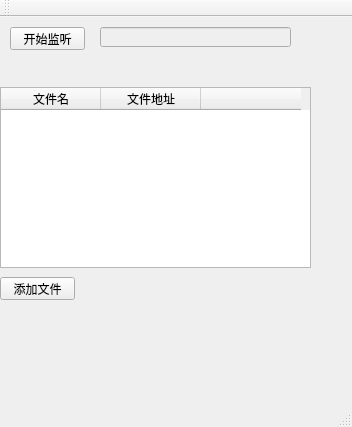
<?xml version="1.0" encoding="UTF-8"?>
<ui version="4.0">
 <class>MainWindow</class>
 <widget class="QMainWindow" name="MainWindow">
  <property name="geometry">
   <rect>
    <x>0</x>
    <y>0</y>
    <width>352</width>
    <height>427</height>
   </rect>
  </property>
  <property name="windowTitle">
   <string>MainWindow</string>
  </property>
  <widget class="QWidget" name="centralWidget">
   <widget class="QPushButton" name="BtnStartListen">
    <property name="geometry">
     <rect>
      <x>10</x>
      <y>10</y>
      <width>75</width>
      <height>23</height>
     </rect>
    </property>
    <property name="text">
     <string>开始监听</string>
    </property>
   </widget>
   <widget class="QTableWidget" name="TabelFileList">
    <property name="geometry">
     <rect>
      <x>0</x>
      <y>70</y>
      <width>311</width>
      <height>181</height>
     </rect>
    </property>
    <column>
     <property name="text">
      <string>文件名</string>
     </property>
    </column>
    <column>
     <property name="text">
      <string>文件地址</string>
     </property>
     <property name="font">
      <font>
       <pointsize>9</pointsize>
      </font>
     </property>
    </column>
    <column>
     <property name="text">
      <string/>
     </property>
    </column>
   </widget>
   <widget class="QPushButton" name="BtnAddFile">
    <property name="geometry">
     <rect>
      <x>0</x>
      <y>260</y>
      <width>75</width>
      <height>23</height>
     </rect>
    </property>
    <property name="text">
     <string>添加文件</string>
    </property>
   </widget>
   <widget class="QLineEdit" name="LineClientIP">
    <property name="enabled">
     <bool>false</bool>
    </property>
    <property name="geometry">
     <rect>
      <x>100</x>
      <y>10</y>
      <width>191</width>
      <height>20</height>
     </rect>
    </property>
   </widget>
  </widget>
  <widget class="QMenuBar" name="menuBar">
   <property name="geometry">
    <rect>
     <x>0</x>
     <y>0</y>
     <width>352</width>
     <height>23</height>
    </rect>
   </property>
  </widget>
  <widget class="QToolBar" name="mainToolBar">
   <attribute name="toolBarArea">
    <enum>TopToolBarArea</enum>
   </attribute>
   <attribute name="toolBarBreak">
    <bool>false</bool>
   </attribute>
  </widget>
  <widget class="QStatusBar" name="statusBar"/>
 </widget>
 <layoutdefault spacing="6" margin="11"/>
 <resources/>
 <connections/>
</ui>
